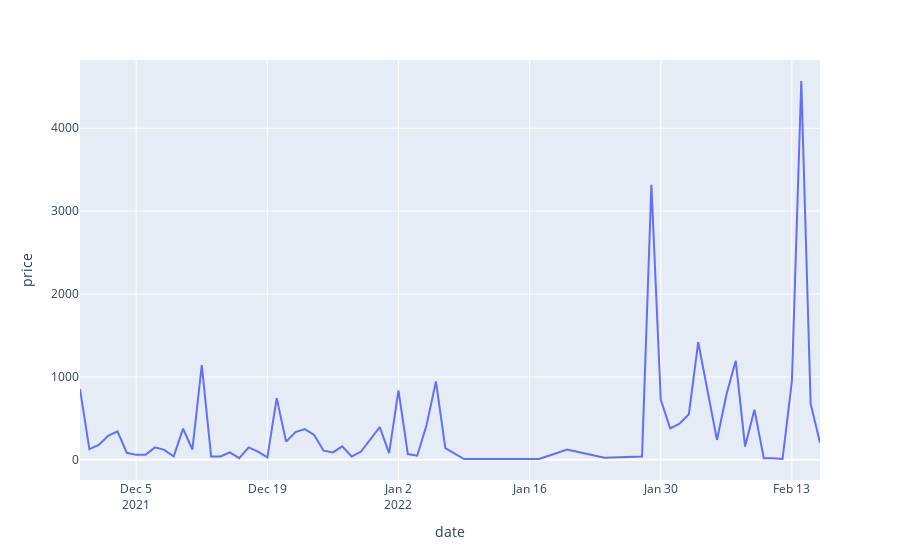

Write notebook code for a chart like this one.
### Code cell
fig = px.line(date_df, x = 'date', y = 'price')
fig.show()
